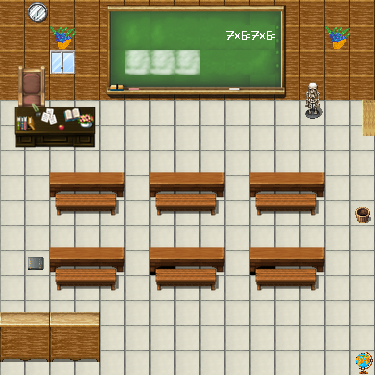

Rendered tile map (Tiled .tmx) drawn with the repository's tilesets; below, a short description and the full map source, tile grids included:
An orthogonal 15x15 tile map with 25x25 px tiles, 5 tile layers (Suelo(-3), Pizarra(-2), Mesas(-1), Decoros(-0.5), ...), 8 tilesets and 13 objects.

<map version="1.2" tiledversion="2019.03.13" orientation="orthogonal" renderorder="right-down" width="15" height="15" tilewidth="25" tileheight="25" infinite="0" nextlayerid="10" nextobjectid="22">
 <tileset firstgid="1" name="cole2A" tilewidth="25" tileheight="25" spacing="2" margin="2" tilecount="529" columns="23">
  <image source="cole2A.png" width="645" height="645" />
 </tileset>
 <tileset firstgid="530" source="cole2B.tsx" />
 <tileset firstgid="1155" source="liriosBlanco25x25.tsx" />
 <tileset firstgid="1156" source="coleA.tsx" />
 <tileset firstgid="1412" source="manchaTiza.tsx" />
 <tileset firstgid="1413" source="matesPizarra.tsx" />
 <tileset firstgid="1414" source="matesPizarra1.tsx" />
 <tileset firstgid="1415" source="globoClase.tsx" />
 <layer id="6" name="Suelo(-3)" width="15" height="15">
  <data encoding="csv">
1178,1178,1178,1178,1178,1178,1178,1178,1178,1178,1178,1178,1178,1178,1178,
1178,1178,1178,1178,1178,1178,0,0,0,0,1178,1178,1178,1178,1178,
1178,1178,1178,1178,1178,1178,0,0,0,0,1178,1178,1178,1178,1178,
1178,1178,1178,1178,1178,1178,1178,1178,1178,1178,1178,1178,1178,1178,1178,
1381,1381,1381,1381,1381,1381,1381,1381,1381,1381,1381,1381,1381,1381,1381,
1381,1381,1381,1381,1381,1381,1381,1381,1381,1381,1381,1381,1381,1381,1381,
1381,1381,1381,1381,1381,1381,1381,1381,1381,1381,1381,1381,1381,1381,1381,
1381,1381,1381,1381,1381,1381,1381,1381,1381,1381,1381,1381,1381,1381,1381,
1381,1381,1381,1381,1381,1381,1381,1381,1381,1381,1381,1381,1381,1381,1381,
1381,1381,1381,1381,1381,1381,1381,1381,1381,1381,1381,1381,1381,1381,1381,
1381,1381,1381,1381,1381,1381,0,1381,1381,1381,0,1381,1381,1381,1381,
1381,1381,1381,1381,1381,1381,1381,1381,1381,1381,1381,1381,1381,1381,1381,
1381,1381,1381,1381,1381,1381,1381,1381,1381,1381,1381,1381,1381,1381,1381,
1381,1381,1381,1381,1381,1381,1381,1381,1381,1381,1381,1381,1381,1381,1381,
1381,1381,1381,1381,1381,1381,1381,1381,1381,1381,1381,1381,1381,1381,1381
</data>
 </layer>
 <layer id="5" name="Pizarra(-2)" width="15" height="15">
  <data encoding="csv">
0,0,0,0,538,539,539,540,540,541,541,542,0,0,0,
0,0,1155,0,563,564,564,565,565,565,565,567,0,1155,0,
0,0,0,0,563,564,565,565,565,565,566,567,0,0,0,
0,0,0,0,588,589,590,590,590,591,590,592,0,0,0,
0,0,0,0,0,0,0,0,0,0,0,0,0,0,0,
0,0,0,0,0,0,0,0,0,0,0,0,0,0,0,
0,0,0,0,0,0,0,0,0,0,0,0,0,0,0,
0,0,0,0,0,0,0,0,0,0,0,0,0,0,0,
0,0,0,0,0,0,0,0,0,0,0,0,0,0,0,
0,0,0,0,0,0,0,0,0,0,0,0,0,0,0,
0,0,0,0,0,0,0,0,0,0,0,0,0,0,0,
0,0,0,0,0,0,0,0,0,0,0,0,0,0,0,
0,0,0,0,0,0,0,0,0,0,0,0,0,0,0,
0,0,0,0,0,0,0,0,0,0,0,0,0,0,0,
0,0,0,0,0,0,0,0,0,0,0,0,0,0,0
</data>
 </layer>
 <layer id="3" name="Mesas(-1)" width="15" height="15">
  <data encoding="csv">
0,0,0,0,0,0,0,0,0,0,0,0,0,0,0,
0,0,0,0,0,0,0,0,0,0,0,0,0,0,0,
727,728,0,0,0,0,0,0,0,0,0,0,0,0,0,
752,753,0,0,0,0,0,0,0,0,0,0,0,0,0,
777,778,0,0,0,0,0,0,0,0,0,0,0,0,0,
0,0,0,0,0,0,0,0,0,0,0,0,0,0,0,
0,0,461,462,463,0,461,462,463,0,461,462,463,0,0,
0,0,484,485,486,0,484,485,486,0,484,485,486,0,0,
0,0,507,508,509,0,507,508,509,0,507,508,509,0,0,
0,0,461,462,463,0,461,462,463,0,461,462,463,0,0,
0,0,484,485,486,0,484,485,486,0,484,485,486,0,0,
0,0,507,508,509,0,507,508,509,0,507,508,509,0,0,
0,0,0,0,0,0,0,0,0,0,0,0,0,0,0,
0,0,0,0,0,0,0,0,0,0,0,0,0,0,0,
0,0,0,0,0,0,0,0,0,0,0,0,0,0,0
</data>
 </layer>
 <layer id="7" name="Decoros(-0.5)" width="15" height="15">
  <data encoding="csv">
0,1291,0,0,0,0,0,0,0,0,0,0,0,0,0,
0,0,0,0,0,0,0,0,0,1413,1414,0,0,0,0,
0,0,1349,0,0,1412,1412,1412,0,0,0,0,0,1178,0,
0,0,0,0,0,0,0,0,0,0,0,0,1335,0,0,
0,0,0,0,0,0,0,0,0,0,0,0,1351,0,1223,
0,0,0,0,0,0,0,0,0,0,0,0,0,0,1239,
0,0,0,0,0,0,0,0,0,0,0,0,0,0,0,
0,0,0,0,0,0,0,0,0,0,0,0,0,0,0,
0,0,0,0,0,0,0,0,0,0,0,0,0,0,1243,
0,0,0,0,0,0,0,0,0,0,0,0,0,0,0,
0,1410,0,0,0,0,0,0,0,0,0,0,0,0,0,
0,0,0,0,0,0,0,0,0,0,0,0,0,0,0,
1161,1162,1161,1162,0,0,0,0,0,0,0,0,0,0,0,
1177,1178,1177,1178,0,0,0,0,0,0,0,0,0,0,0,
1193,1194,1193,1194,0,0,0,0,0,0,0,0,0,0,1415
</data>
 </layer>
 <layer id="4" name="MesaRector(-0.5)" width="15" height="15">
  <data encoding="csv">
0,0,0,0,0,0,0,0,0,0,0,0,0,0,0,
0,0,0,0,0,0,0,0,0,0,0,0,0,0,0,
0,0,0,0,0,0,0,0,0,0,0,0,0,0,0,
0,0,0,0,0,0,0,0,0,0,0,0,0,0,0,
643,644,645,646,0,0,0,0,0,0,0,0,0,0,0,
668,669,670,671,0,0,0,0,0,0,0,0,0,0,0,
0,0,0,0,0,0,0,0,0,0,0,0,0,0,0,
0,0,0,0,0,0,0,0,0,0,0,0,0,0,0,
0,0,0,0,0,0,0,0,0,0,0,0,0,0,0,
0,0,0,0,0,0,0,0,0,0,0,0,0,0,0,
0,0,0,0,0,0,0,0,0,0,0,0,0,0,0,
0,0,0,0,0,0,0,0,0,0,0,0,0,0,0,
0,0,0,0,0,0,0,0,0,0,0,0,0,0,0,
0,0,0,0,0,0,0,0,0,0,0,0,0,0,0,
0,0,0,0,0,0,0,0,0,0,0,0,0,0,0
</data>
 </layer>
 <objectgroup id="9" name="colisiones">
  <object id="9" x="-1" y="-1.5" width="375" height="101" />
  <object id="10" x="300.5" y="83" width="22.5" height="36.5" />
  <object id="11" x="350" y="200" width="22" height="23.5" />
  <object id="12" x="354" y="351" width="18" height="23" />
  <object id="13" x="0.5" y="312" width="102.5" height="51.5" />
  <object id="14" x="25.5" y="252.5" width="19.5" height="19.5" />
  <object id="15" x="47.5" y="245.5" width="81.5" height="46.5" />
  <object id="16" x="148" y="245.5" width="78.5" height="47.5" />
  <object id="17" x="247" y="244.5" width="80" height="48" />
  <object id="18" x="246.5" y="169.5" width="80.5" height="46" />
  <object id="19" x="148.5" y="171" width="74" height="43" />
  <object id="20" x="47.5" y="170" width="78" height="43" />
  <object id="21" x="10.5" y="97" width="90" height="51.5" />
 </objectgroup>
</map>
